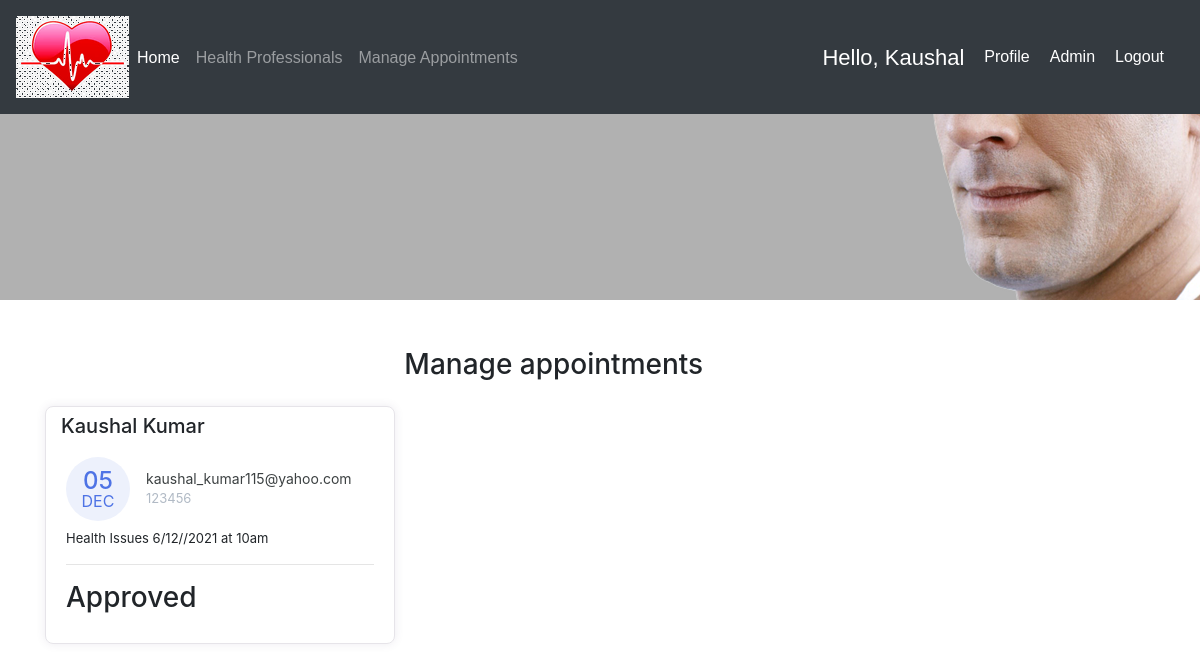
The page /manage-appointments/ (signed in) on the database as committed earlier.
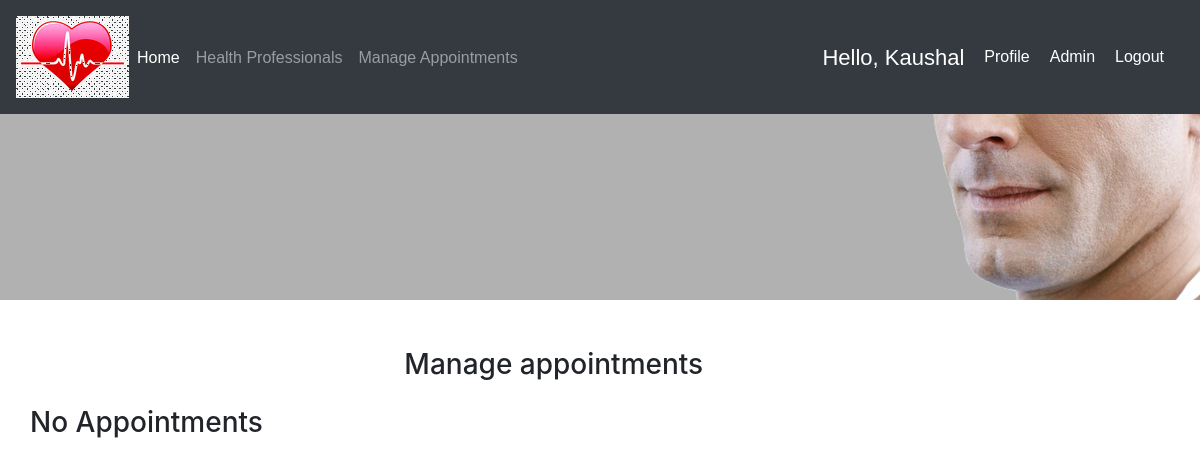
The same page on the database as committed later.
### features/models.py (models this page shows, shortened)
class Person(AbstractUser):
    professional = models.BooleanField(default=False)
    on_demand = models.BooleanField(default=True)
    def __str__(self):
        return self.username

class Appointment(models.Model):
    health_professional_username = models.CharField(max_length=50, null=True)
    user_username= models.CharField(max_length=50, null=True)
    first_name = models.CharField(max_length=50, null=True)
    last_name = models.CharField(max_length=50, null=True)
    email = models.CharField(max_length=50, null=True)
    phone = models.CharField(max_length=50, null=True)
    request = models.TextField(blank=True)
    sent_date = models.DateField(auto_now_add=True, null=True)
    accepted = models.BooleanField(default=False)
    accepted_date = models.DateField(auto_now_add=False, null=True, blank=True)
    class Meta:
        ordering = ["-sent_date"]

### features/views.py (the view, shortened to what this page needs)
# urls.py: path('manage-appointments/', ManageAppointmentTemplateView.as_view(), name='manage'),
class ManageAppointmentTemplateView(ListView):
    template_name = "manage-appointments.html"
    model = Appointment
    context_object_name = "appointments"
    login_required = True
    paginate_by = 3
    def get_context_data(self, *args, **kwargs):
        context = super().get_context_data(*args, **kwargs)
        if self.request.user.professional:
            appointments = Appointment.objects.filter(health_professional_username=self.request.user.username)
        else:
            appointments = Appointment.objects.filter(user_username=self.request.user.username)
        context.update({
            "title": "Manage Appointments"
        })
        return context

### features/templates/manage-appointments.html (shortened to what this page needs)
{% extends 'base.html' %}
{% block content %}
<div class="container mt-5">
   <div class="col-11 text-center mt-4 mb-4">
       <h3>
           Manage appointments
       </h3>
   </div>
<div class="row">
    {% if appointments %}
        {% for app in appointments %}
           {% if app.health_professional_username == request.user.username %}
                <div class="col-lg-4">
                    <div class="card card-margin">
                        <div class="card-header no-border">
                            <h5 class="card-title">{{app.first_name}} {{app.last_name}}</h5>
                        </div>
                        <div class="card-body pt-0">
                            <div class="widget-49">
                                <div class="widget-49-title-wrapper">
                                    <div class="widget-49-date-primary">
                                        <span class="widget-49-date-day">{{app.sent_date|date:"d"}}</span>
                                        <span class="widget-49-date-month">{{app.sent_date|date:"M"}}</span>
                                    </div>
                                    <div class="widget-49-meeting-info">
                                        <span class="widget-49-pro-title">{{app.email}}</span>
                                        <span class="widget-49-meeting-time">{{app.phone}}</span>
                                    </div>
                                </div>
                                <div class="widget-49-meeting-points">
                                    <span>{{app.request}}</span>
                                </div>
                                <hr class="w-100">
                                    {% if app.accepted == False %}
                                        <form method="POST" action="{% url 'manage' %}">
                                        {% csrf_token %}
                                        <div class="form-group">
                                            <input type="date" name="date" class="form-control mb-2"
                                                placeholder="dd-mm-yyyy" value=""
                                                min="1997-01-01" max="2030-12-31">
                                            <input type="time" id="appt" name="appt">
                                            <input hidden="true" name="appointment-id" value="{{app.id}}">
                                            <br><br>
                                            <input class="btn-block btn-primary form-control" type="submit" value="Accept">
                                        </div>
                                        </form>
                                    {% endif %}
                            </div>
                        </div>
                    </div>
                </div>
           {% else %}
                {% if app.user_username == request.user.username %}
                    <div class="col-lg-4">
                        <div class="card card-margin">
                            <div class="card-header no-border">
                                <h5 class="card-title">{{app.first_name}} {{app.last_name}}</h5>
                            </div>
                            <div class="card-body pt-0">
                                <div class="widget-49">
                                    <div class="widget-49-title-wrapper">
                                        <div class="widget-49-date-primary">
                                            <span class="widget-49-date-day">{{app.sent_date|date:"d"}}</span>
                                            <span class="widget-49-date-month">{{app.sent_date|date:"M"}}</span>
                                        </div>
                                        <div class="widget-49-meeting-info">
                                            <span class="widget-49-pro-title">{{app.email}}</span>
                                            <span class="widget-49-meeting-time">{{app.phone}}</span>
                                        </div>
                                    </div>
                                    <div class="widget-49-meeting-points">
                                        <span>{{app.request}}</span>
                                    </div>
                                    <hr class="w-100">
                                        {% if app.accepted == False %}
                                            <h3> Pending Approval </h3>
                                        {% else %}
                                            <h3> Approved </h3>
                                        {% endif %}
                                </div>
                            </div>
                        </div>
                    </div>
                {% endif %}
            {% endif %}
        {% endfor %}
    {% else %}
        <h3>No Appointments </h3>
    {% endif %}
</div>
{% endblock content %}

### features/templates/base.html (shortened to what this page needs)
{% load static %}
<!DOCTYPE html>
<html lang="en">
<head>
    <link href="{% static 'css/bootstrap.min.css' %}" rel="stylesheet">
    <link rel="stylesheet" href="https://cdnjs.cloudflare.com/ajax/libs/font-awesome/5.15.3/css/all.min.css" />
    <link rel="stylesheet" href="{% static 'css/styles.css' %}" />
    <link rel="stylesheet" href="https://stackpath.bootstrapcdn.com/bootstrap/4.3.1/css/bootstrap.min.css">
</head>
<body>
  <div class="header" style="
  background: rgb(177, 177, 177) url('../static/images/header.png') no-repeat fixed center
  {% if "appointment" in request.path %}
  max-height:300px!important;min-height:300px!important;
  {% endif %}
  ">
  {% include 'navigation.html' %}
</div>
  {% block content %}{% endblock content %}
</body>
</html>

### features/templates/navigation.html (shortened to what this page needs)
{% load static %}
<nav class="navbar navbar-expand-lg navbar-dark bg-dark">
  <img src ="{% static 'images/logo.png' %}">
  <div class="collapse navbar-collapse" id="navbarNav">
    <ul class="navbar-nav">
      <li class="nav-item active">
        <a class="nav-link" href="{% url 'dashboard' %}">Home</a>
      </li>
      <li class="nav-item">
        <a class="nav-link" href="{% url 'available' %}">Health Professionals</a>
      </li>
      <li class="nav-item">
        <a class="nav-link" href="{% url 'manage' %}">Manage Appointments</a>
      </li>
    </ul>
   </div>
  <span class="hello-msg">Hello, {{request.user}}</span>
  <span ><a  class="menu" href="{% url 'profile' %}">Profile</a></span>
  <span ><a  class="menu" href="{% url 'admin:index' %}">Admin</a></span>
  <span ><a  class="menu" href="{% url 'logout' %}">Logout</a></span>
</nav>

### static/css/styles.css (style rules this page uses)
.header { background: rgb(177, 177, 177) url("img/header.png") no-repeat fixed center; min-height: 1000px; font-family:'Source Sans Pro', sans-serif; }
@media (min-width:768px) { .header { padding-bottom:120px; } }
.header .navbar { background:transparent; padding-top:.75rem; padding-bottom:.75rem; color:#fff; border-radius:0; box-shadow:none; border:none; }
@media (min-width:768px) { .header .navbar { padding-top:1rem; padding-bottom:1rem; } }
.header .navbar .navbar-collapse { border-top:1px solid rgba(255,255,255,0.3); margin-top:.5rem; }
@media (min-width:768px) { .header .navbar .navbar-collapse { border-color:transparent; margin:0; } }
@media (min-width: 768px) { .header .navbar-nav .nav-link { padding-left:.7rem; padding-right:.7rem; } }
@media (min-width: 992px) { .header .navbar-nav .nav-link { padding-left:1.2rem; padding-right:1.2rem; } }
@media (min-width: 768px) { .navbar-nav>li>a { padding-top: 10px; padding-bottom: 10px; } }

### features/templates/navigation.html (style rules this page uses)
.hello-msg { font-size: 22px; color: #fff; margin-right: 20px; }
.menu { font-size: 16px; color: #fff; margin-right: 20px; }

Rows that differ between the two databases and show on the page:
removed Appointment: first_name "Kaushal", last_name "Kumar", sent_date "05", sent_date "DEC", email "kaushal_kumar115@yahoo.com", phone "123456", request "Health Issues 6/12//2021 at 10am", accepted "Approved"
Other text that changed with them:
text now shown: "No Appointments"
